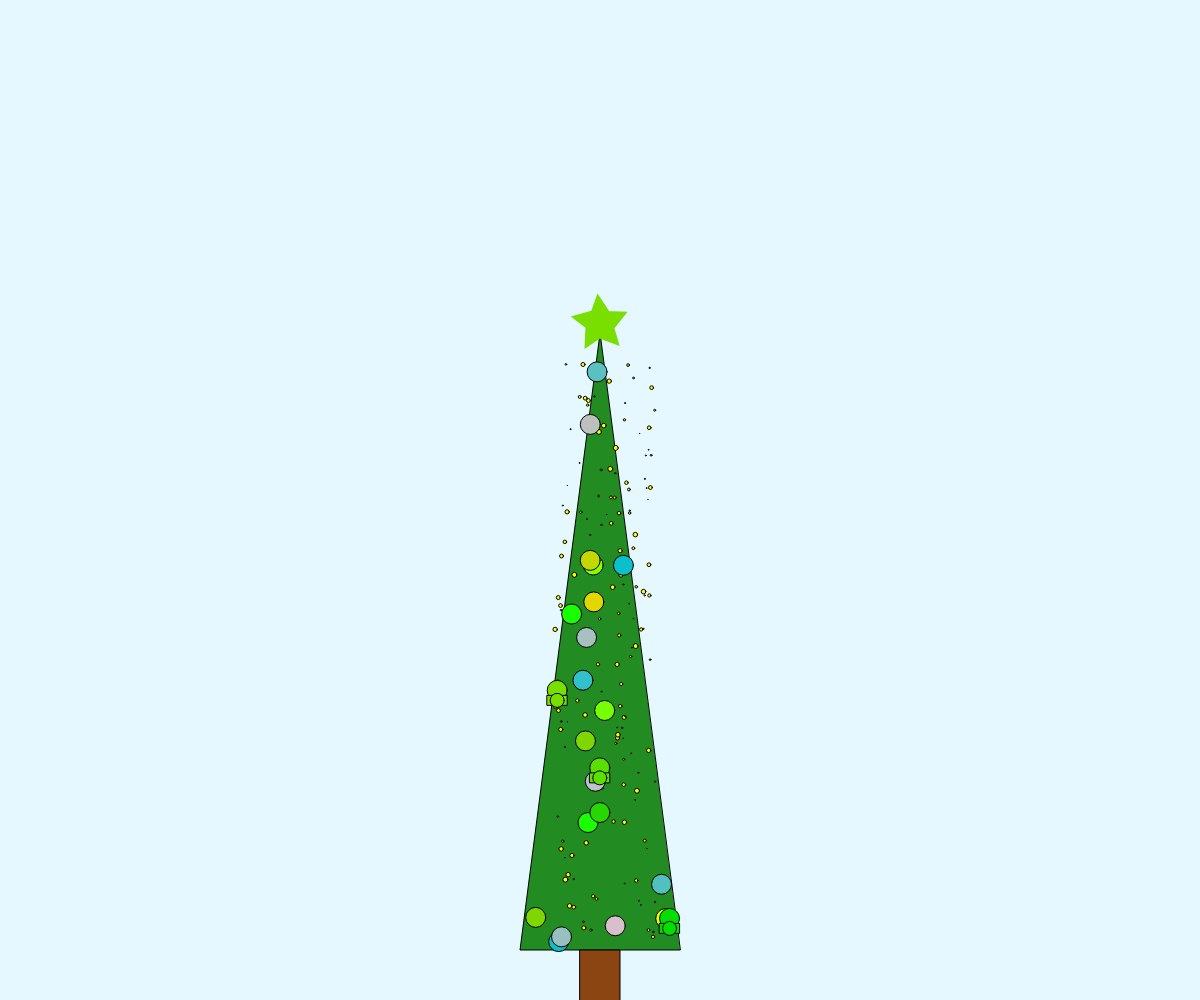
Frame 1 (no input)
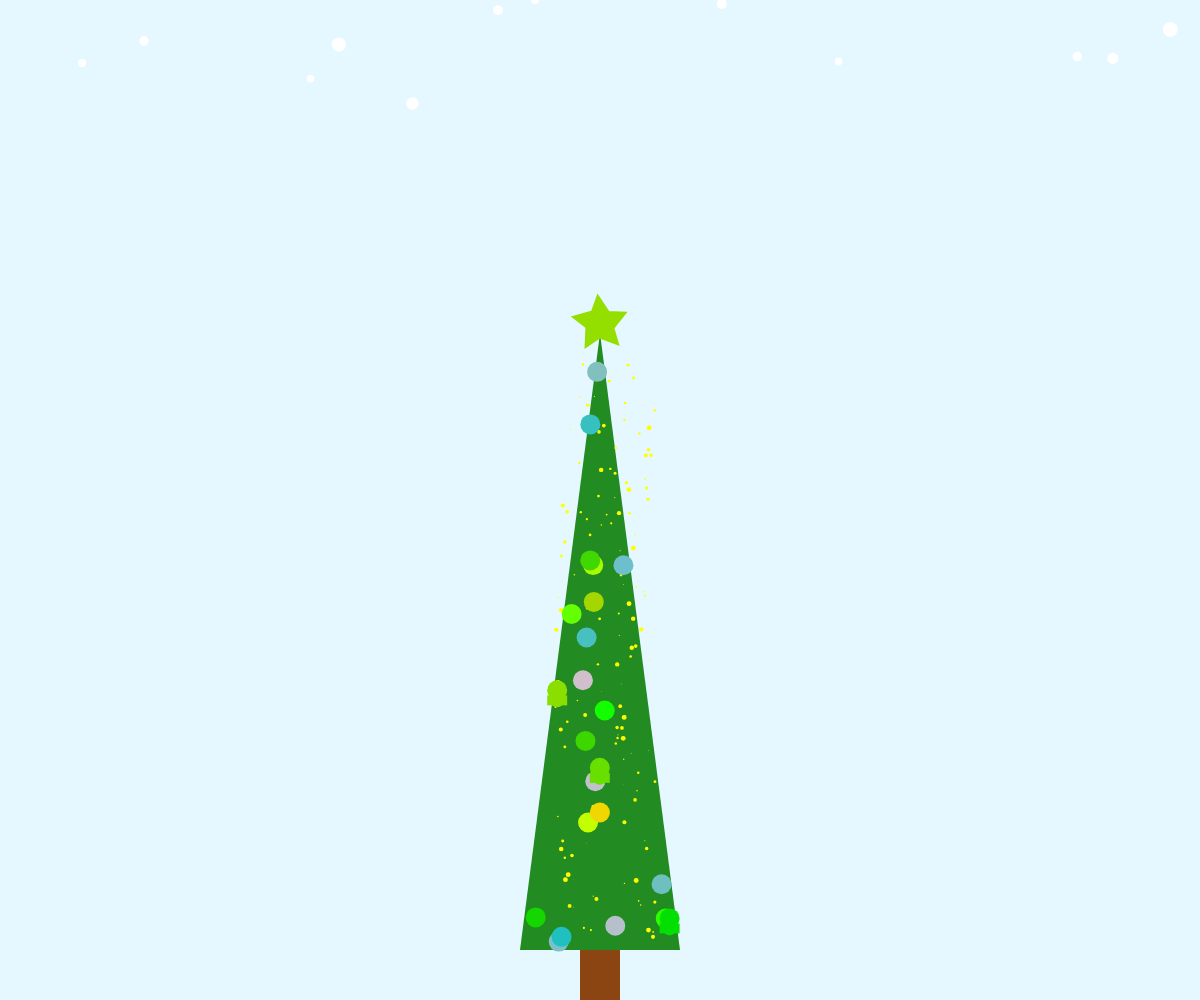
Frame 60 (no input)
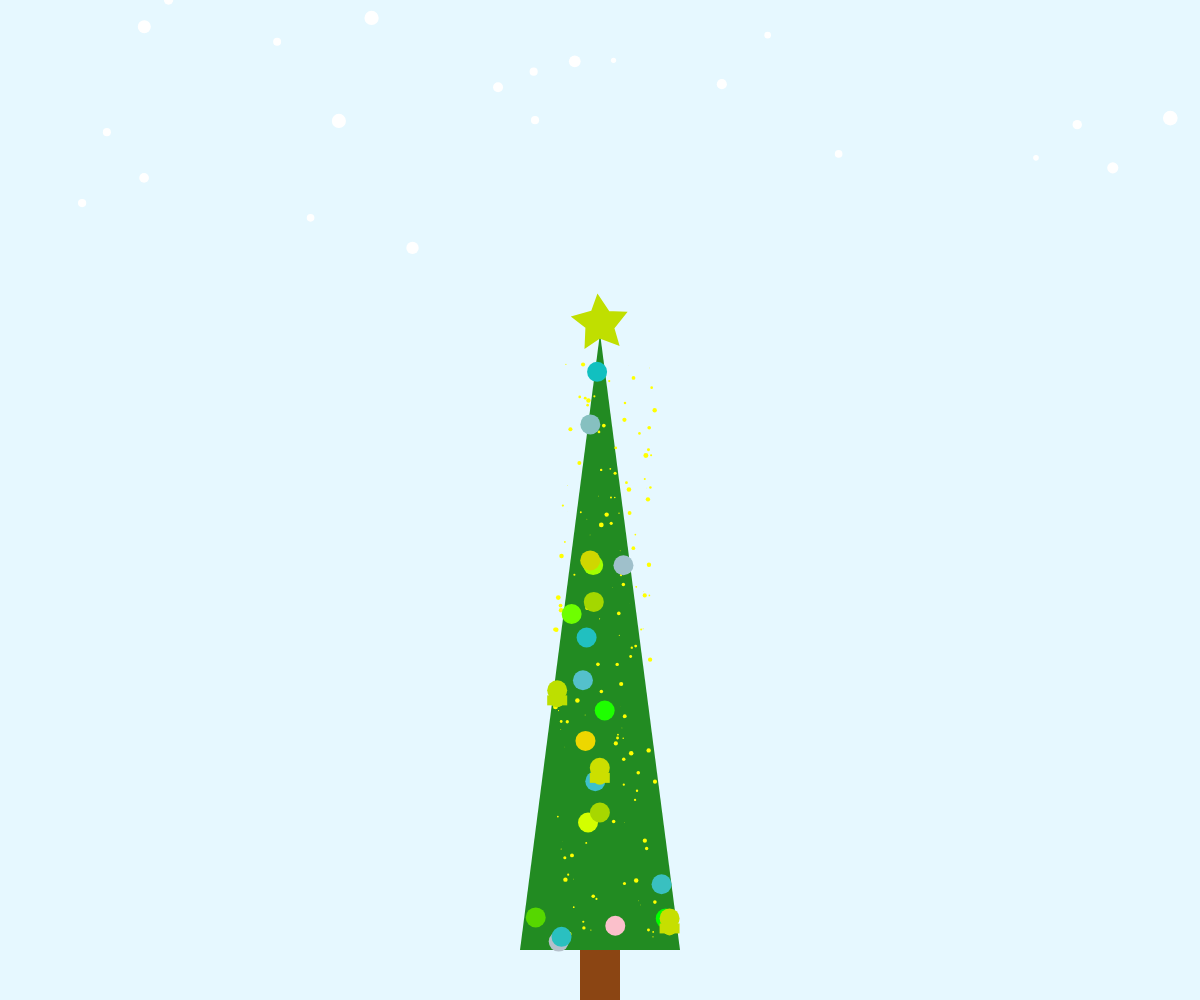
Frame 120 (the mouse pressed at the canvas centre since frame 60)

The p5.js sketch that drew these frames (run headless with seeded random() and noise() and a simulated clock; from frame 60 on, the mouse is pressed at the canvas centre):

// p5.js sketch
// ── sketch.js
let snowflakes = [];
let decorations = [];

function setup() {
  createCanvas(windowWidth, windowHeight);
  createDecorations();
}

function draw() {
  background(230, 248, 255);

  if (random() > 0.8) {
    let snowflake = new Snowflake(random(width), 0);
    snowflakes.push(snowflake);
  }
  
  for (let snowflake of snowflakes) {
    snowflake.display();
    snowflake.update();
  }

  fill(34, 139, 34);
  triangle(width / 2, height / 3, width / 2 - 80, height - 50, width / 2 + 80, height - 50);
  fill(139, 69, 19);
  rect(width / 2 - 20, height - 50, 40, 150);

  for (let decoration of decorations) {
    decoration.display();
  }
}

class Snowflake {
  constructor(x, y) {
    this.x = x;
    this.y = y;
    this.size = random(5, 15);
    this.speed = random(1, 3);
  }

  display() {
    fill(255);
    noStroke();
    ellipse(this.x, this.y, this.size, this.size);
  }

  update() {
    this.y += this.speed;

    if (this.y > height) {
      this.y = 0;
      this.x = random(width);
    }
  }
}

function createDecorations() {
  createLights(150);

  createOrnamentType(OrnamentType.BAUBLE1, 5);
  createOrnamentType(OrnamentType.BAUBLE2, 5);
  createOrnamentType(OrnamentType.BAUBLE3, 5);
  createOrnamentType(OrnamentType.BAUBLE4, 5);

  decorations.push(new Ornament(width / 2, height / 3 - 10, OrnamentType.STAR));

  createOrnamentType(OrnamentType.BELL, 3);
}

function createLights(count) {
  for (let i = 0; i < count; i++) {
    let x = random(width / 2 - 60, width / 2 + 40);
    let y = random(height / 3 + 20, height - 70);
    decorations.push(new Ornament(x, y, OrnamentType.LIGHT));
  }
}

function createOrnamentType(type, count) {
  for (let i = 0; i < count; i++) {
    let x, y;

    do {
      x = random(width / 2 - 80, width / 2 + 80);
      y = random(height / 3, height - 50);
    } while (!isPointInTriangle(x, y));

    let ornament = new Ornament(x, y, type);
    decorations.push(ornament);
  }
}

function isPointInTriangle(x, y) {
  const x0 = width / 2;
  const y0 = height / 3;
  const x1 = width / 2 - 80;
  const y1 = height - 50;
  const x2 = width / 2 + 80;
  const y2 = height - 50;

  const d1 = (x - x1) * (y0 - y1) - (x0 - x1) * (y - y1);
  const d2 = (x - x2) * (y1 - y2) - (x1 - x2) * (y - y2);
  const d3 = (x - x0) * (y2 - y0) - (x2 - x0) * (y - y0);

  const hasNeg = (d1 < 0) || (d2 < 0) || (d3 < 0);
  const hasPos = (d1 > 0) || (d2 > 0) || (d3 > 0);

  return !(hasNeg && hasPos);
}

class Ornament {
  constructor(x, y, type) {
    this.x = x;
    this.y = y;
    this.type = type;
    this.rotation = 0;
  }

  display() {
    push();
    translate(this.x, this.y);
    rotate(this.rotation);

    switch (this.type) {
      case OrnamentType.LIGHT:
        drawLight(15, 10, random(5));
        break;
      case OrnamentType.BAUBLE1:
        drawOrnament(0, 0, 20, color(random(255), 192, 203));
        break;
      case OrnamentType.BAUBLE2:
        drawOrnament(0, 0, 20, color(random(255), 255, 0));
        break;
      case OrnamentType.BAUBLE3:
        drawOrnament(0, 0, 20, color(random(192), 192, 192));
        break;
      case OrnamentType.BAUBLE4:
        drawOrnament(0, 0, 20, color(random(255), 215, 0));
        break;
      case OrnamentType.STAR:
        drawStar(0, 0, 30, color(random(255), 223, 0));
        break;
      case OrnamentType.BELL:
        drawBell(0, 0, 20, color(random(255), 223, 0));
        break;
    }

    pop();
  }
}

const OrnamentType = {
  LIGHT: 'light',
  BAUBLE1: 'bauble1',
  BAUBLE2: 'bauble2',
  BAUBLE3: 'bauble3',
  BAUBLE4: 'bauble4',
  STAR: 'star',
  BELL: 'bell',
};

function drawLight(x, y, size) {
  fill(255, 255, 0);
  ellipse(x, y, size, size);
}

function drawOrnament(x, y, size, ornamentColor) {
  fill(ornamentColor);
  ellipse(x, y, size, size);
}

function drawStar(x, y, size, starColor) {
  fill(starColor);
  noStroke();
  beginShape();
  for (let i = 0; i < 5; i++) {
    let angle = 1.8 + HALF_PI + TWO_PI * (i * 2) / 5;
    let sx = x + cos(angle) * size;
    let sy = y + sin(angle) * size;
    vertex(sx, sy);
    angle += HALF_PI / 2;
    let mx = x + cos(angle) * size / 2;
    let my = y + sin(angle) * size / 2;
    vertex(mx, my);
  }
  endShape(CLOSE);
}

function drawBell(x, y, size, bellColor) {
  fill(bellColor);
  ellipse(x, y - size / 2, size, size);
  rect(x - size / 2, y - size / 4, size, size / 2);
  ellipse(x, y, size * 0.7, size * 0.7);
}
